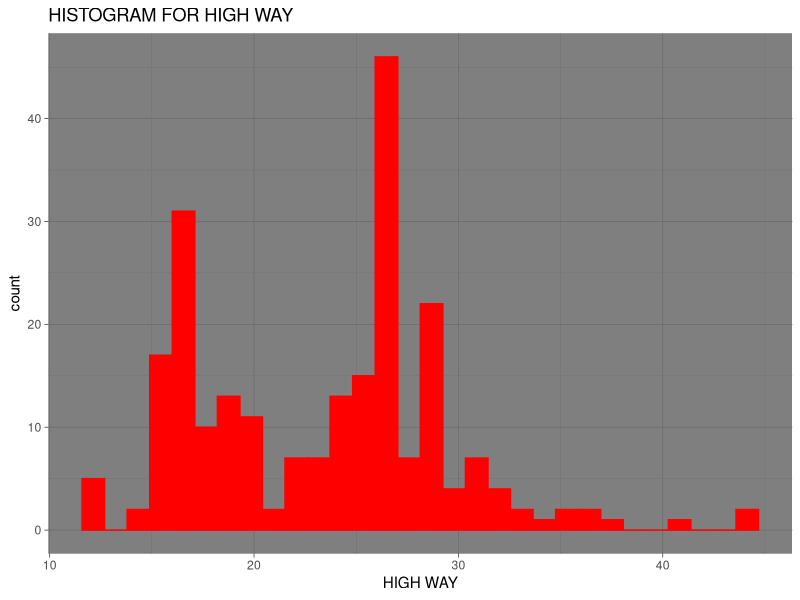
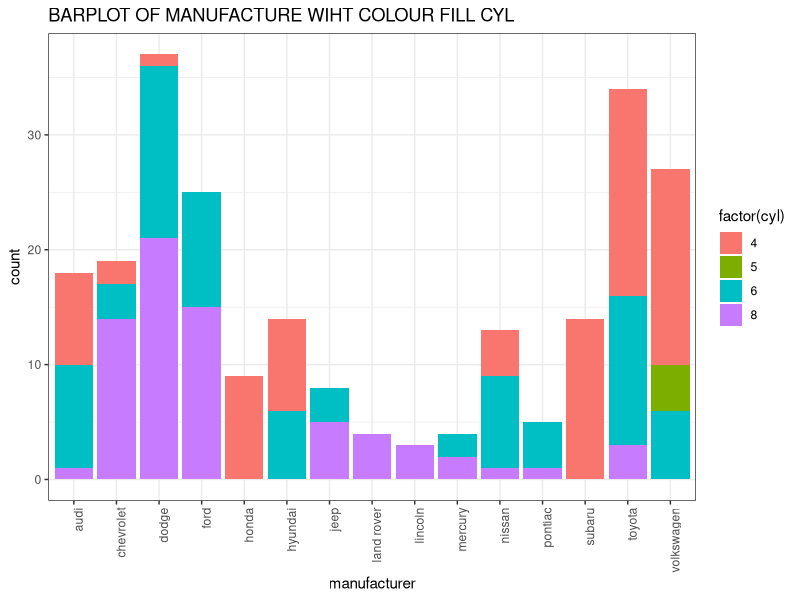
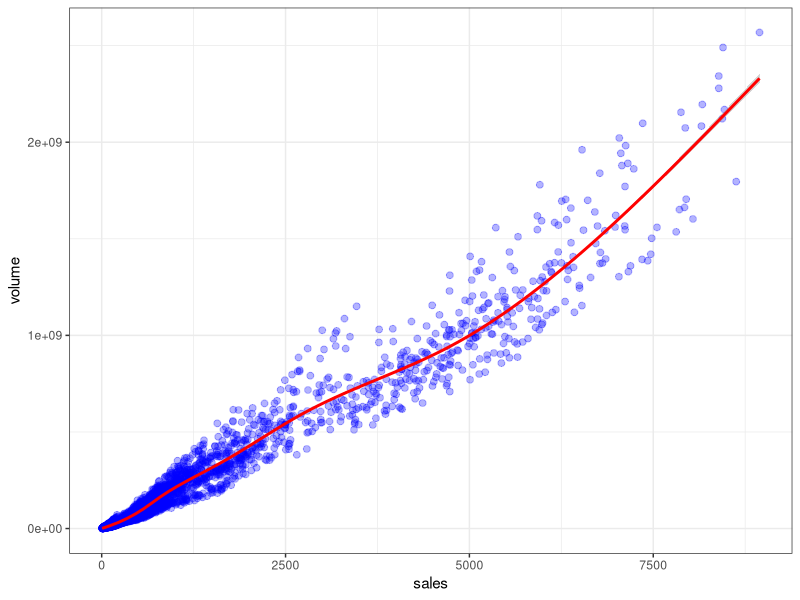

The R script that drew these images, in order:
setwd("C:/Users/Folayan Tobi/Documents/videos/udemy 2/practice")
library(ggplot2)
library(ggthemes)

theme_set(theme_dark())
head(mpg)
pl1<-ggplot(data = mpg, aes(x= hwy))
plot1<-pl1 + geom_histogram(col="red", fill="red")+ggtitle("HISTOGRAM FOR HIGH WAY")+xlab("HIGH WAY")
plot1

head(mpg)
pl2<- ggplot(data = mpg, aes(x=manufacturer))
plot2<-pl2 + geom_bar(aes(fill=factor(cyl)))+ theme_bw()+theme(axis.text.x =element_text(angle = 90,hjust = 1))+ ggtitle("BARPLOT OF MANUFACTURE WIHT COLOUR FILL CYL ")
plot2
?theme

head(txhousing)
pl3<- ggplot(data = txhousing,aes(x=sales,y= volume))
plot3<-pl3 + geom_point(col="blue",alpha=0.3, size= 2)+theme_bw()

pl4<- ggplot(data = txhousing,aes(x=sales,y= volume))
plot4<-pl4 + geom_point(col="blue",alpha=0.3, size= 2)+geom_smooth(col="red")+theme_bw()
plot4
